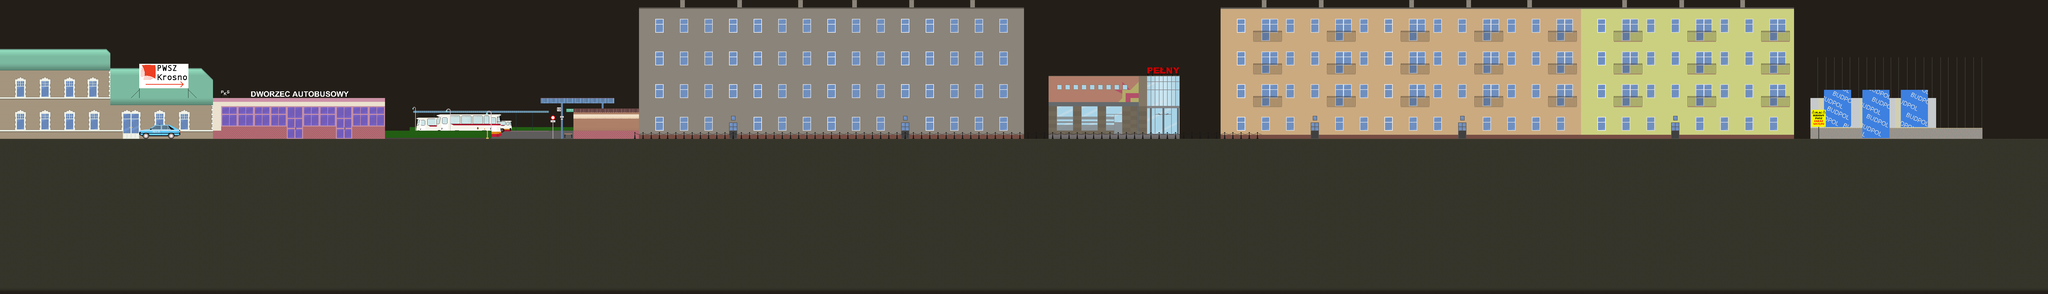

Tiled map render using the project's own tile images. Description and the map definition, with tile-layer contents summarised, below:
An orthogonal 250x36 tile map with 32x32 px tiles, 4 tile layers (FarBackground, Background, Playground, Foreground), 2 tilesets and 8 objects (5x BoxCollider, 2x Paper, Player).

<map version="1.0" orientation="orthogonal" renderorder="right-down" width="250" height="36" tilewidth="32" tileheight="32" backgroundcolor="#231e18" nextobjectid="34">
 <tileset firstgid="1" name="MapTileset1" tilewidth="32" tileheight="32" tilecount="16384">
  <image source="../sprites/level1_tileset.png" width="4096" height="4096" />
 </tileset>
 <tileset firstgid="16385" name="GeneralTileset" tilewidth="32" tileheight="32" tilecount="4096">
  <image source="../sprites/general_tileset.png" width="2048" height="2048" />
 </tileset>
 <layer name="FarBackground" width="250" height="36">
  <data>[9000 cells, 0 non-empty, 0 distinct tile ids]</data>
 </layer>
 <layer name="Background" width="250" height="36">
  <data>[9000 cells, 7825 non-empty, 2410 distinct tile ids]</data>
 </layer>
 <layer name="Playground" width="250" height="36">
  <data>[9000 cells, 19 non-empty, 12 distinct tile ids]</data>
 </layer>
 <objectgroup name="EnvColls">
  <object id="1" name="Ground" type="BoxCollider" x="0" y="544" width="8000" height="608" />
  <object id="13" name="InvisibleWall" type="BoxCollider" x="672" y="32" width="32" height="512" />
  <object id="19" name="Roof" type="BoxCollider" x="2240" y="454" width="256" height="10" />
  <object id="22" name="RoadColumn" type="BoxCollider" x="1898" y="512" width="12" height="32" />
  <object id="33" name="PWSZ" type="BoxCollider" x="7072" y="320" width="32" height="224" />
 </objectgroup>
 <objectgroup name="Spawners">
  <object id="15" name="Player" type="Player" x="1120" y="448" width="32" height="32" />
  <object id="18" name="Paper #1" type="Paper" x="1504" y="480" width="32" height="32" />
  <object id="20" name="Paper #2" type="Paper" x="2304" y="416" width="32" height="32" />
 </objectgroup>
 <objectgroup name="Triggers" />
 <layer name="Foreground" width="250" height="36">
  <data>[9000 cells, 77 non-empty, 2 distinct tile ids]</data>
 </layer>
</map>